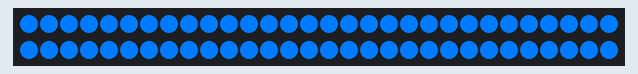
Simulated run of this sketch. Board: Arduino Uno, built with avr-gcc and run on an emulated ATmega328P. On the bench: 60 RGB LEDs in strip order, left to right, continuing on the next row. Dim RGB values are drawn brighter than linear; the strip is taken to match the declared colour order.

Above: at 0.1 s.
At 12.06 s:
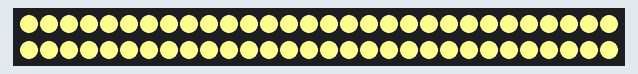
At 12.66 s:
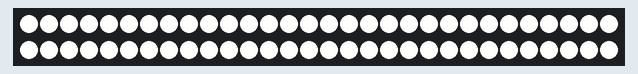
At 14.89 s:
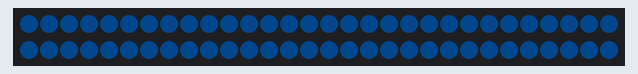
At 20.17 s:
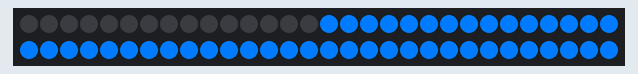
At 39.76 s:
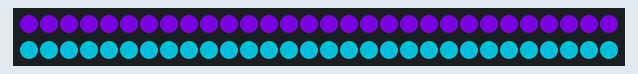

Measured:
- what the display in image 0 shows lasts 5.5 s, from 0.0 s to 5.5 s

The sketch:

ESP8266_WS2812b_auto_mode_cycle.ino
```cpp
#include <WS2812FX.h>

#define LED_COUNT 60
#define LED_PIN 14

#define TIMER_MS 5000

// Parameter 1 = number of pixels in strip
// Parameter 2 = Arduino pin number (most are valid)
// Parameter 3 = pixel type flags, add together as needed:
//   NEO_KHZ800  800 KHz bitstream (most NeoPixel products w/WS2812 LEDs)
//   NEO_KHZ400  400 KHz (classic 'v1' (not v2) FLORA pixels, WS2811 drivers)
//   NEO_GRB     Pixels are wired for GRB bitstream (most NeoPixel products)
//   NEO_RGB     Pixels are wired for RGB bitstream (v1 FLORA pixels, not v2)
//   NEO_RGBW    Pixels are wired for RGBW bitstream (NeoPixel RGBW products)
WS2812FX ws2812fx = WS2812FX(LED_COUNT, LED_PIN, NEO_RGB + NEO_KHZ800);

unsigned long last_change = 0;
unsigned long now = 0;

void setup() {
  ws2812fx.init();
  ws2812fx.setBrightness(255);
  ws2812fx.setSpeed(1000);
  ws2812fx.setColor(0x007BFF);
  ws2812fx.setMode(FX_MODE_STATIC);
  ws2812fx.start();
}

void loop() {
  now = millis();

  ws2812fx.service();

  if(now - last_change > TIMER_MS) {
    ws2812fx.setMode((ws2812fx.getMode() + 1) % ws2812fx.getModeCount());
    last_change = now;
  }
}
```
